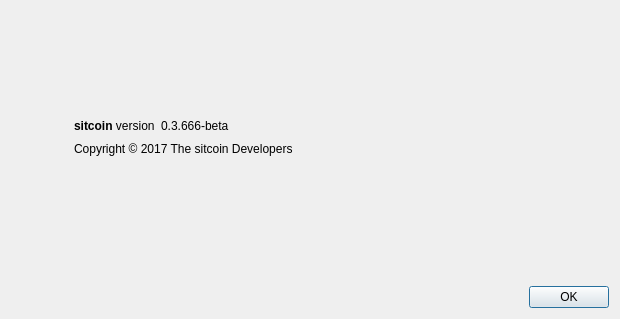
<?xml version="1.0" encoding="UTF-8"?>
<ui version="4.0">
 <class>AboutDialog</class>
 <widget class="QDialog" name="AboutDialog">
  <property name="geometry">
   <rect>
    <x>0</x>
    <y>0</y>
    <width>620</width>
    <height>319</height>
   </rect>
  </property>
  <property name="windowTitle">
   <string>About sitcoin</string>
  </property>
  <layout class="QHBoxLayout" name="horizontalLayout_2">
   <item>
    <widget class="QLabel" name="label_4">
     <property name="sizePolicy">
      <sizepolicy hsizetype="Preferred" vsizetype="Ignored">
       <horstretch>0</horstretch>
       <verstretch>0</verstretch>
      </sizepolicy>
     </property>
     <property name="pixmap">
      <pixmap resource="../bitcoin.qrc">:/images/about</pixmap>
     </property>
    </widget>
   </item>
   <item>
    <layout class="QVBoxLayout" name="verticalLayout_2">
     <property name="leftMargin">
      <number>50</number>
     </property>
     <item>
      <spacer name="verticalSpacer_2">
       <property name="orientation">
        <enum>Qt::Vertical</enum>
       </property>
       <property name="sizeHint" stdset="0">
        <size>
         <width>20</width>
         <height>40</height>
        </size>
       </property>
      </spacer>
     </item>
     <item>
      <layout class="QHBoxLayout" name="horizontalLayout">
       <item>
        <widget class="QLabel" name="label">
         <property name="cursor">
          <cursorShape>IBeamCursor</cursorShape>
         </property>
         <property name="text">
          <string>&lt;html&gt;&lt;head/&gt;&lt;body&gt;&lt;p&gt;&lt;span style=&quot; font-weight:600;&quot;&gt;sitcoin&lt;/span&gt; version&lt;/p&gt;&lt;/body&gt;&lt;/html&gt;</string>
         </property>
         <property name="textInteractionFlags">
          <set>Qt::LinksAccessibleByMouse|Qt::TextSelectableByKeyboard|Qt::TextSelectableByMouse</set>
         </property>
        </widget>
       </item>
       <item>
        <widget class="QLabel" name="versionLabel">
         <property name="cursor">
          <cursorShape>IBeamCursor</cursorShape>
         </property>
         <property name="text">
          <string notr="true">0.3.666-beta</string>
         </property>
         <property name="textInteractionFlags">
          <set>Qt::LinksAccessibleByMouse|Qt::TextSelectableByKeyboard|Qt::TextSelectableByMouse</set>
         </property>
        </widget>
       </item>
       <item>
        <spacer name="horizontalSpacer">
         <property name="orientation">
          <enum>Qt::Horizontal</enum>
         </property>
         <property name="sizeHint" stdset="0">
          <size>
           <width>40</width>
           <height>20</height>
          </size>
         </property>
        </spacer>
       </item>
      </layout>
     </item>
     <item>
      <widget class="QLabel" name="copyrightLabel">
       <property name="cursor">
        <cursorShape>IBeamCursor</cursorShape>
       </property>
       <property name="text">
        <string notr="true">Copyright &amp;copy; 2017 The sitcoin Developers</string>
       </property>
       <property name="textFormat">
        <enum>Qt::RichText</enum>
       </property>
       <property name="textInteractionFlags">
        <set>Qt::LinksAccessibleByMouse|Qt::TextSelectableByKeyboard|Qt::TextSelectableByMouse</set>
       </property>
      </widget>
     </item>
     <item>
      <widget class="QLabel" name="label_2">
       <property name="cursor">
        <cursorShape>IBeamCursor</cursorShape>
       </property>
       <property name="text">
        <string/>
       </property>
       <property name="wordWrap">
        <bool>true</bool>
       </property>
       <property name="textInteractionFlags">
        <set>Qt::LinksAccessibleByMouse|Qt::TextSelectableByKeyboard|Qt::TextSelectableByMouse</set>
       </property>
      </widget>
     </item>
     <item>
      <spacer name="verticalSpacer">
       <property name="orientation">
        <enum>Qt::Vertical</enum>
       </property>
       <property name="sizeHint" stdset="0">
        <size>
         <width>20</width>
         <height>40</height>
        </size>
       </property>
      </spacer>
     </item>
     <item>
      <widget class="QDialogButtonBox" name="buttonBox">
       <property name="orientation">
        <enum>Qt::Horizontal</enum>
       </property>
       <property name="standardButtons">
        <set>QDialogButtonBox::Ok</set>
       </property>
      </widget>
     </item>
    </layout>
   </item>
  </layout>
 </widget>
 <resources>
  <include location="../bitcoin.qrc"/>
 </resources>
 <connections>
  <connection>
   <sender>buttonBox</sender>
   <signal>accepted()</signal>
   <receiver>AboutDialog</receiver>
   <slot>accept()</slot>
   <hints>
    <hint type="sourcelabel">
     <x>360</x>
     <y>308</y>
    </hint>
    <hint type="destinationlabel">
     <x>157</x>
     <y>274</y>
    </hint>
   </hints>
  </connection>
  <connection>
   <sender>buttonBox</sender>
   <signal>rejected()</signal>
   <receiver>AboutDialog</receiver>
   <slot>reject()</slot>
   <hints>
    <hint type="sourcelabel">
     <x>428</x>
     <y>308</y>
    </hint>
    <hint type="destinationlabel">
     <x>286</x>
     <y>274</y>
    </hint>
   </hints>
  </connection>
 </connections>
</ui>
